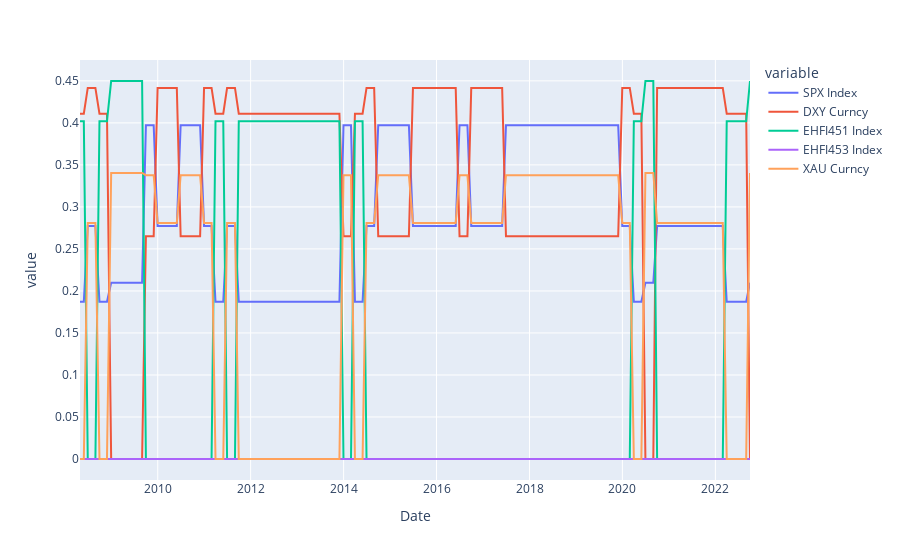

The cell this chart's notebook holds for it:
### Code cell
ts_weights.plot()

### Figure 1 — Plotly figure (JSON) as saved in the notebook; plotly's stock layout.template omitted (floating-point values rounded to 4 significant figures; data arrays with more than 128 entries replaced by an {"elided": "..."} marker saying what was removed)
{"data": [{"hovertemplate": "variable=SPX Index<br>Date=%{x}<br>value=%{y}<extra></extra>", "legendgroup": "SPX Index", "line": {"color": "#636efa", "dash": "solid"}, "marker": {"symbol": "circle"}, "mode": "lines", "name": "SPX Index", "orientation": "v", "showlegend": true, "type": "scatter", "x": {"elided": "174 str values"}, "xaxis": "x", "y": {"elided": "174 float values"}, "yaxis": "y"}, {"hovertemplate": "variable=DXY Curncy<br>Date=%{x}<br>value=%{y}<extra></extra>", "legendgroup": "DXY Curncy", "line": {"color": "#EF553B", "dash": "solid"}, "marker": {"symbol": "circle"}, "mode": "lines", "name": "DXY Curncy", "orientation": "v", "showlegend": true, "type": "scatter", "x": {"elided": "174 str values"}, "xaxis": "x", "y": {"elided": "174 float values"}, "yaxis": "y"}, {"hovertemplate": "variable=EHFI451 Index<br>Date=%{x}<br>value=%{y}<extra></extra>", "legendgroup": "EHFI451 Index", "line": {"color": "#00cc96", "dash": "solid"}, "marker": {"symbol": "circle"}, "mode": "lines", "name": "EHFI451 Index", "orientation": "v", "showlegend": true, "type": "scatter", "x": {"elided": "174 str values"}, "xaxis": "x", "y": {"elided": "174 float values"}, "yaxis": "y"}, {"hovertemplate": "variable=EHFI453 Index<br>Date=%{x}<br>value=%{y}<extra></extra>", "legendgroup": "EHFI453 Index", "line": {"color": "#ab63fa", "dash": "solid"}, "marker": {"symbol": "circle"}, "mode": "lines", "name": "EHFI453 Index", "orientation": "v", "showlegend": true, "type": "scatter", "x": {"elided": "174 str values"}, "xaxis": "x", "y": {"elided": "174 int values"}, "yaxis": "y"}, {"hovertemplate": "variable=XAU Curncy<br>Date=%{x}<br>value=%{y}<extra></extra>", "legendgroup": "XAU Curncy", "line": {"color": "#FFA15A", "dash": "solid"}, "marker": {"symbol": "circle"}, "mode": "lines", "name": "XAU Curncy", "orientation": "v", "showlegend": true, "type": "scatter", "x": {"elided": "174 str values"}, "xaxis": "x", "y": {"elided": "174 float values"}, "yaxis": "y"}], "layout": {"legend": {"title": {"text": "variable"}, "tracegroupgap": 0}, "margin": {"t": 60}, "xaxis": {"anchor": "y", "domain": [0, 1], "title": {"text": "Date"}}, "yaxis": {"anchor": "x", "domain": [0, 1], "title": {"text": "value"}}}}
